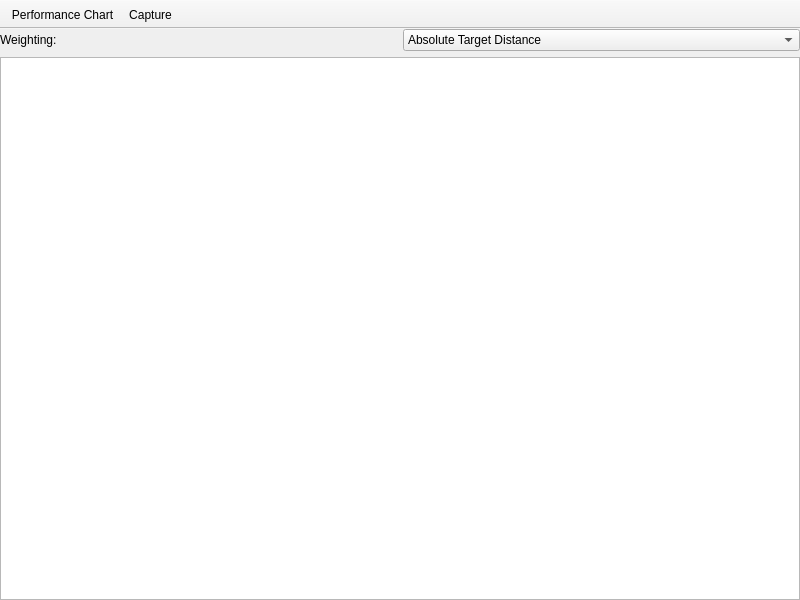
<?xml version="1.0" encoding="UTF-8"?>
<ui version="4.0">
 <class>FeatweightsTab</class>
 <widget class="QMainWindow" name="FeatweightsTab">
  <property name="geometry">
   <rect>
    <x>0</x>
    <y>0</y>
    <width>800</width>
    <height>600</height>
   </rect>
  </property>
  <property name="windowTitle">
   <string>MainWindow</string>
  </property>
  <widget class="QWidget" name="centralwidget">
   <layout class="QVBoxLayout" name="verticalLayout">
    <property name="leftMargin">
     <number>0</number>
    </property>
    <property name="topMargin">
     <number>0</number>
    </property>
    <property name="rightMargin">
     <number>0</number>
    </property>
    <property name="bottomMargin">
     <number>0</number>
    </property>
    <item>
     <widget class="QWidget" name="weightingBar" native="true">
      <layout class="QHBoxLayout" name="horizontalLayout_3">
       <property name="leftMargin">
        <number>0</number>
       </property>
       <property name="topMargin">
        <number>0</number>
       </property>
       <property name="rightMargin">
        <number>0</number>
       </property>
       <property name="bottomMargin">
        <number>0</number>
       </property>
       <item>
        <widget class="QLabel" name="weightingLabel">
         <property name="text">
          <string>Weighting:</string>
         </property>
        </widget>
       </item>
       <item>
        <widget class="QComboBox" name="weightingSelect">
         <property name="currentIndex">
          <number>1</number>
         </property>
         <item>
          <property name="text">
           <string>Unweighted</string>
          </property>
         </item>
         <item>
          <property name="text">
           <string>Absolute Target Distance</string>
          </property>
         </item>
         <item>
          <property name="text">
           <string>Relative Target Distance</string>
          </property>
         </item>
         <item>
          <property name="text">
           <string>Offset Target Distance</string>
          </property>
         </item>
        </widget>
       </item>
      </layout>
     </widget>
    </item>
    <item>
     <widget class="GraphicsView" name="view">
      <property name="verticalScrollBarPolicy">
       <enum>Qt::ScrollBarAlwaysOff</enum>
      </property>
      <property name="horizontalScrollBarPolicy">
       <enum>Qt::ScrollBarAlwaysOff</enum>
      </property>
      <property name="sizeAdjustPolicy">
       <enum>QAbstractScrollArea::AdjustToContents</enum>
      </property>
      <property name="backgroundBrush">
       <brush brushstyle="SolidPattern">
        <color alpha="255">
         <red>64</red>
         <green>64</green>
         <blue>64</blue>
        </color>
       </brush>
      </property>
      <property name="renderHints">
       <set>QPainter::TextAntialiasing</set>
      </property>
      <property name="dragMode">
       <enum>QGraphicsView::ScrollHandDrag</enum>
      </property>
      <property name="transformationAnchor">
       <enum>QGraphicsView::AnchorUnderMouse</enum>
      </property>
      <property name="viewportUpdateMode">
       <enum>QGraphicsView::FullViewportUpdate</enum>
      </property>
     </widget>
    </item>
   </layout>
  </widget>
  <widget class="QToolBar" name="toolBar">
   <property name="windowTitle">
    <string>toolBar</string>
   </property>
   <property name="movable">
    <bool>false</bool>
   </property>
   <property name="floatable">
    <bool>false</bool>
   </property>
   <attribute name="toolBarArea">
    <enum>TopToolBarArea</enum>
   </attribute>
   <attribute name="toolBarBreak">
    <bool>false</bool>
   </attribute>
   <addaction name="actionToggleChart"/>
   <addaction name="actionSavePlot"/>
  </widget>
  <action name="actionSavePlot">
   <property name="icon">
    <iconset theme="camera-photo">
     <normaloff>.</normaloff>.</iconset>
   </property>
   <property name="text">
    <string>Capture</string>
   </property>
   <property name="toolTip">
    <string>Save the plot to SVG or PNG file</string>
   </property>
   <property name="shortcut">
    <string>Print</string>
   </property>
  </action>
  <action name="actionToggleChart">
   <property name="checkable">
    <bool>true</bool>
   </property>
   <property name="icon">
    <iconset theme="draw-star"/>
   </property>
   <property name="text">
    <string>Performance Chart</string>
   </property>
   <property name="toolTip">
    <string>Display relative yield</string>
   </property>
   <property name="shortcut">
    <string>D</string>
   </property>
  </action>
 </widget>
 <customwidgets>
  <customwidget>
   <class>GraphicsView</class>
   <extends>QGraphicsView</extends>
   <header>widgets/graphicsview.h</header>
  </customwidget>
 </customwidgets>
 <resources/>
 <connections/>
</ui>
